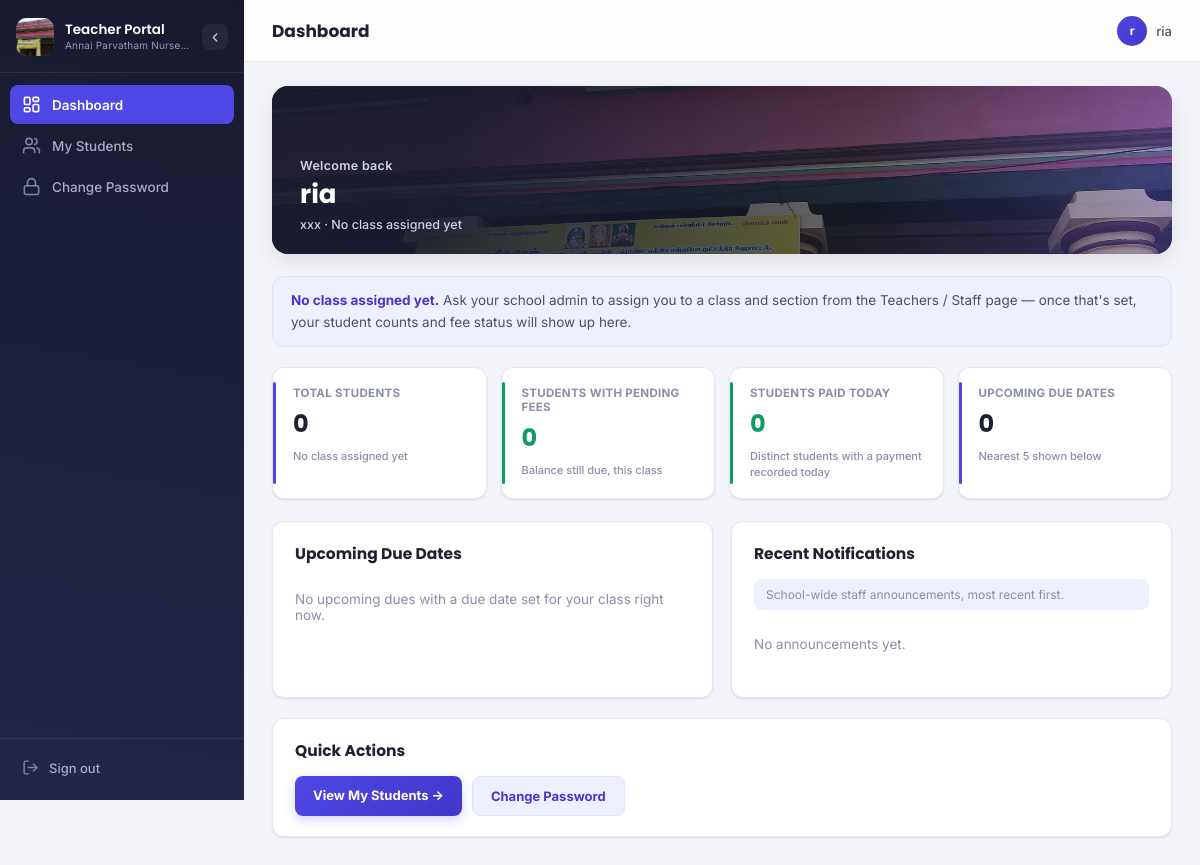
Before: /teacher/dashboard (signed in) with the older database file.
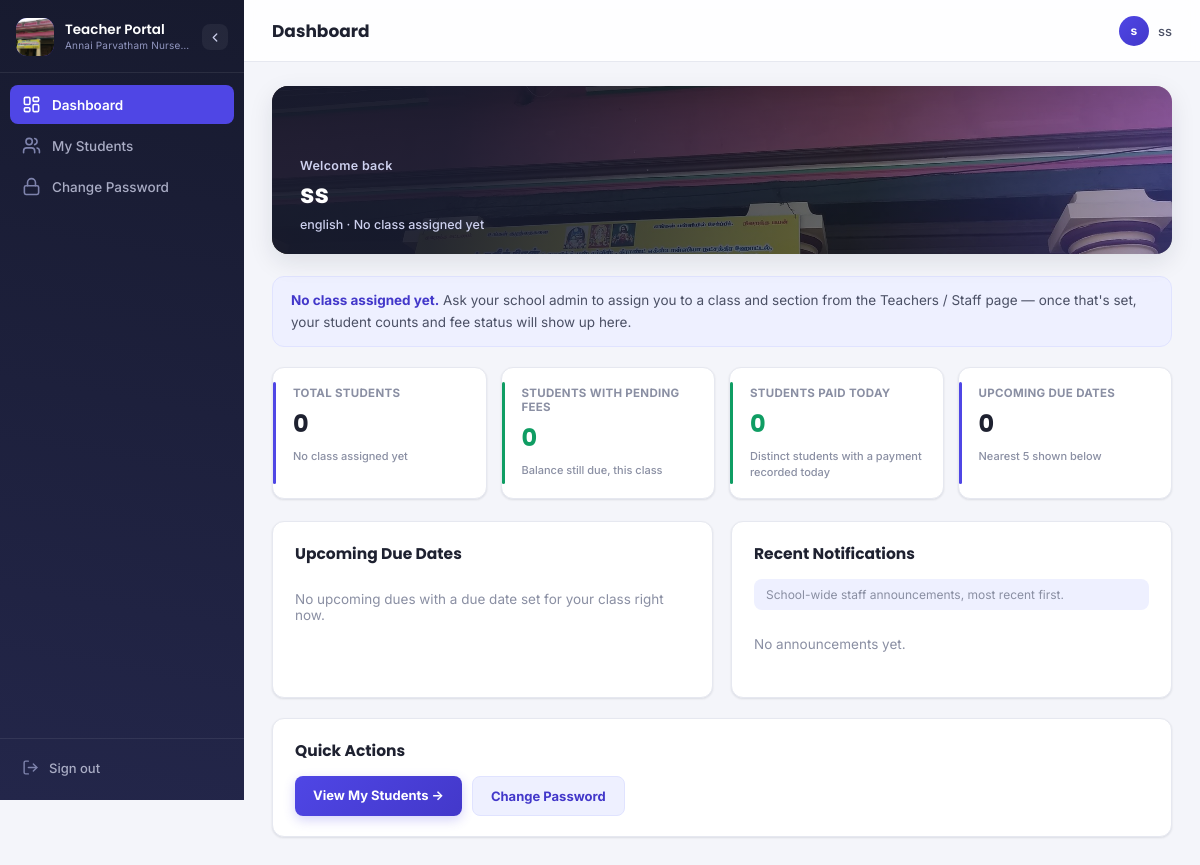
After: the same page with the newer database file.
### models.py (models this page shows)
class Teacher(db.Model):
    id = db.Column(db.Integer, primary_key=True)
    name = db.Column(db.String(120), nullable=False, index=True)
    subject = db.Column(db.String(80))
    contact = db.Column(db.String(20))
    joining_date = db.Column(db.String(20))
    email = db.Column(db.String(120), unique=True, nullable=True, index=True)
    password_hash = db.Column(db.String(255), nullable=True)
    assigned_class = db.Column(db.String(40), nullable=True)
    assigned_section = db.Column(db.String(10), nullable=True)
    portal_active = db.Column(db.Boolean, nullable=False, default=False)
    salary = db.relationship("TeacherSalary", backref="teacher", uselist=False, cascade="all, delete-orphan")
    salary_payments = db.relationship("SalaryPayment", backref="teacher", cascade="all, delete-orphan")

### blueprints/teacher_portal.py (the view, shortened to what this page needs)
@bp.route("/dashboard")
@teacher_login_required
def dashboard():
    teacher = _current_teacher()
    if not teacher:
        return redirect(url_for("teacher_portal.logout"))
    class_label = _class_label(teacher)
    rows = _student_fee_rows(teacher)
    today = datetime.now().strftime("%Y-%m-%d")
    total_students = len(rows)
    pending_count = sum(1 for r in rows if r["balance"] > 0)
    paid_today_count = 0
    upcoming_due = []
    recent_notifications = Message.query.order_by(Message.posted_at.desc()).limit(5).all()
    return render_template(
        "teacher_dashboard.html", teacher=teacher, class_label=class_label,
        total_students=total_students, pending_count=pending_count, paid_today_count=paid_today_count,
        upcoming_due=upcoming_due, recent_notifications=recent_notifications,
    )

### blueprints/teacher_portal.py (called while the page is built, shortened)
def _current_teacher():
    return Teacher.query.get(session.get("teacher_id"))

def _class_label(teacher):
    if not teacher.assigned_class:
        return "No class assigned yet"
    return teacher.assigned_class + (f" {teacher.assigned_section}" if teacher.assigned_section else "")

def _student_fee_rows(teacher):
    if not teacher.assigned_class:
        return []

### helpers.py (called while the page is built)
def teacher_login_required(f):
    @wraps(f)
    def wrapper(*args, **kwargs):
        if "teacher_id" not in session:
            return redirect(url_for("teacher_portal.login"))
        return f(*args, **kwargs)
    return wrapper

### templates/teacher_dashboard.html (shortened to what this page needs)
{% extends "teacher_base.html" %}
{% block header %}Dashboard{% endblock %}
{% block content %}
<div class="hero-banner">
  <div class="hero-banner-photo">
    <img src="{{ url_for('static', filename='img/school-building.webp') }}" alt="">
  </div>
  <div class="hero-banner-copy">
    <span class="hero-eyebrow">Welcome back</span>
    <span class="hero-school-name">{{ teacher.name }}</span>
    <span class="hero-sub">{{ teacher.subject or 'Class Teacher' }} &middot; {{ class_label }}</span>
  </div>
</div>
{% if not teacher.assigned_class %}
<div class="page-lede">
  <strong>No class assigned yet.</strong> Ask your school admin to assign you to a class and section from the
  Teachers / Staff page — once that's set, your student counts and fee status will show up here.
</div>
{% endif %}
<div class="card-grid">
  <div class="stat-card">
    <span class="stat-label">Total Students</span>
    <span class="stat-value">{{ total_students }}</span>
    <span class="stat-footnote">{{ class_label }}</span>
  </div>
  <div class="stat-card {{ 'accent-red' if pending_count > 0 else 'accent-green' }}">
    <span class="stat-label">Students with Pending Fees</span>
    <span class="stat-value">{{ pending_count }}</span>
    <span class="stat-footnote">Balance still due, this class</span>
  </div>
  <div class="stat-card accent-green">
    <span class="stat-label">Students Paid Today</span>
    <span class="stat-value">{{ paid_today_count }}</span>
    <span class="stat-footnote">Distinct students with a payment recorded today</span>
  </div>
  <div class="stat-card">
    <span class="stat-label">Upcoming Due Dates</span>
    <span class="stat-value">{{ upcoming_due|length }}</span>
    <span class="stat-footnote">Nearest 5 shown below</span>
  </div>
</div>
<div class="two-col">
  <div class="panel">
    <h3>Upcoming Due Dates</h3>
    {% if upcoming_due %}
    <div class="table-scroll">
    <table class="data-table">
      <thead><tr><th>Student</th><th>Due Date</th><th>Balance</th></tr></thead>
      <tbody>
        {% for r in upcoming_due %}
        <tr>
          <td class="cell-name">{{ r.student.name }} <span style="color:var(--muted); font-size:11.5px;">(Roll {{ r.student.roll_no }})</span></td>
          <td>{{ r.student.fee.due_date }}</td>
          <td class="text-red">₹{{ "%.2f"|format(r.balance) }}</td>
        </tr>
        {% endfor %}
      </tbody>
    </table>
    </div>
    {% else %}
    <p class="empty-state">No upcoming dues with a due date set for your class right now.</p>
    {% endif %}
  </div>
  <div class="panel">
    <h3>Recent Notifications</h3>
    <p class="chat-page-note">School-wide staff announcements, most recent first.</p>
    {% if recent_notifications %}
      {% for m in recent_notifications %}
      <div class="chat-message" style="margin-bottom:10px;">
        <div class="chat-message-head">
          <span class="chat-sender">{{ m.posted_by }}</span>
          <span class="chat-time">{{ m.posted_at.strftime('%d %b, %I:%M %p') if m.posted_at else '' }}</span>
        </div>
        <div class="chat-content">{{ m.content }}</div>
      </div>
      {% endfor %}
    {% else %}
    <p class="empty-state">No announcements yet.</p>
    {% endif %}
  </div>
</div>
<div class="panel">
  <h3>Quick Actions</h3>
  <div class="quick-actions">
    <a href="{{ url_for('teacher_portal.my_students') }}" class="action-btn">View My Students &rarr;</a>
    <a href="{{ url_for('teacher_portal.change_password') }}" class="action-btn secondary">Change Password</a>
  </div>
</div>
{% endblock %}

### templates/teacher_base.html (shortened to what this page needs)
<!DOCTYPE html>
<html lang="en">
<head>
<link rel="stylesheet" href="{{ url_for('static', filename='css/style.css') }}">
</head>
<body>
<div class="app-shell" id="appShell">
  <aside class="sidebar" id="sidebar">
    <div class="sidebar-brand">
      <div class="brand-mark">
        <img src="{{ url_for('static', filename='img/school-building.webp') }}" alt="">
      </div>
      <div class="brand-text">
        <strong>Teacher Portal</strong>
        <span>Annai Parvatham Nursery &amp; Primary</span>
      </div>
      <button class="sidebar-collapse-btn" id="sidebarCollapseBtn" type="button" aria-label="Collapse sidebar" title="Collapse sidebar">
        <svg viewBox="0 0 24 24" fill="none" stroke="currentColor" stroke-width="2.2" stroke-linecap="round" stroke-linejoin="round"><polyline points="15 18 9 12 15 6"></polyline></svg>
      </button>
    </div>
    <nav class="sidebar-nav">
      <a href="{{ url_for('teacher_portal.dashboard') }}" data-label="Dashboard" class="{{ 'active' if request.endpoint=='teacher_portal.dashboard' }}">
        <span class="icon"></span>
        <span class="label">Dashboard</span>
      </a>
      <a href="{{ url_for('teacher_portal.my_students') }}" data-label="My Students" class="{{ 'active' if request.endpoint=='teacher_portal.my_students' }}">
        <span class="icon"><svg viewBox="0 0 24 24" fill="none" stroke="currentColor" stroke-width="2" stroke-linecap="round" stroke-linejoin="round"><path d="M16 21v-2a4 4 0 0 0-4-4H6a4 4 0 0 0-4 4v2"></path><circle cx="9" cy="7" r="4"></circle><path d="M22 21v-2a4 4 0 0 0-3-3.87"></path><path d="M16 3.13a4 4 0 0 1 0 7.75"></path></svg></span>
        <span class="label">My Students</span>
      </a>
      <a href="{{ url_for('teacher_portal.change_password') }}" data-label="Change Password" class="{{ 'active' if request.endpoint=='teacher_portal.change_password' }}">
        <span class="icon"><svg viewBox="0 0 24 24" fill="none" stroke="currentColor" stroke-width="2" stroke-linecap="round" stroke-linejoin="round"><rect x="3" y="11" width="18" height="11" rx="2"></rect><path d="M7 11V7a5 5 0 0 1 10 0v4"></path></svg></span>
        <span class="label">Change Password</span>
      </a>
    </nav>
    <div class="sidebar-footer">
      <a href="{{ url_for('teacher_portal.logout') }}" class="logout-link" data-label="Sign out">
        <span class="icon"><svg viewBox="0 0 24 24" fill="none" stroke="currentColor" stroke-width="2" stroke-linecap="round" stroke-linejoin="round"><path d="M9 21H5a2 2 0 0 1-2-2V5a2 2 0 0 1 2-2h4"></path><polyline points="16 17 21 12 16 7"></polyline><line x1="21" y1="12" x2="9" y2="12"></line></svg></span>
        <span class="label">Sign out</span>
      </a>
    </div>
  </aside>
  <div class="main-area">
    <header class="topbar">
      <div class="topbar-left">
        <div class="topbar-title">{% block header %}Dashboard{% endblock %}</div>
      </div>
      <div class="topbar-admin">
        <span class="admin-avatar">{{ session.get('teacher_name','T')[0] }}</span>
        <span>{{ session.get('teacher_name','Teacher') }}</span>
      </div>
    </header>
    <main class="content">
      {% block content %}{% endblock %}
    </main>
  </div>
</div>
</body>
</html>

Changed rows visible on the page:
changed Teacher: name "ria" → "ss"; subject "xxx" → "english"; get "ria" → (not shown)
Other visible differences:
{{ session.get('teacher_name','T')[0] }}: "r" → "s"
{{ session.get('teacher_name','Teacher') }}: (not shown) → "ss"
